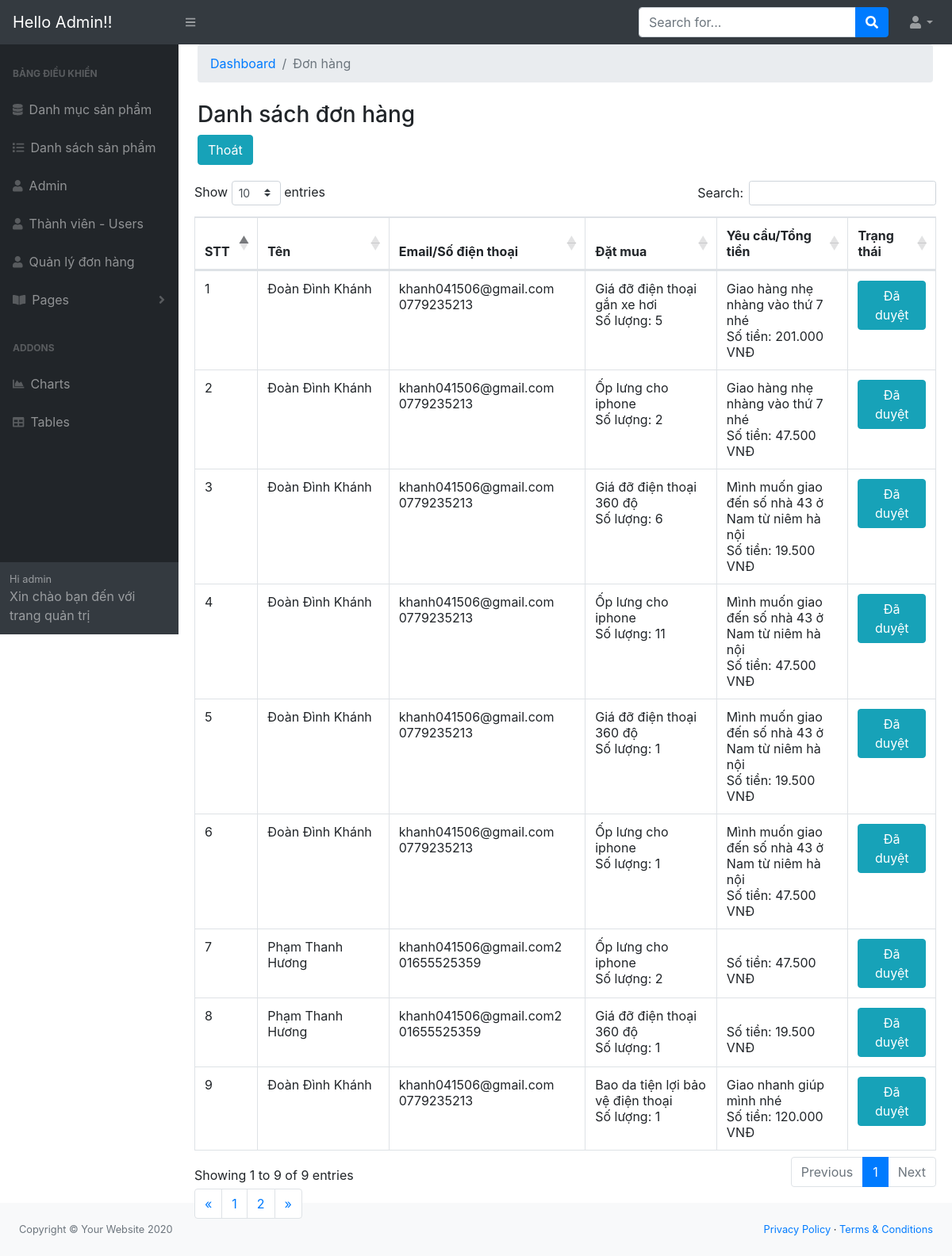
Screenshot of /admin/modules/hoadon/index.php with the database file from the repository.
### tables this page shows
CREATE TABLE `hoadon` (
  `id` int(11) NOT NULL,
  `amount` int(15) DEFAULT NULL,
  `users_id` int(10) DEFAULT NULL,
  `status` tinyint(4) DEFAULT 0,
  `user_name` varchar(100) DEFAULT NULL,
  `user_address` varchar(100) DEFAULT NULL,
  `note` varchar(200) DEFAULT NULL,
  `created_at` timestamp NULL DEFAULT current_timestamp(),
  `update_at` timestamp NULL DEFAULT current_timestamp() ON UPDATE current_timestamp()
);

CREATE TABLE `user` (
  `id` int(11) NOT NULL COMMENT 'tu tang\r\n',
  `name` varchar(100) DEFAULT NULL,
  `email` varchar(100) DEFAULT NULL,
  `phone` varchar(100) DEFAULT NULL,
  `address` varchar(200) DEFAULT NULL,
  `password` varchar(50) DEFAULT NULL,
  `anh` varchar(100) NOT NULL,
  `status` tinyint(4) DEFAULT 1,
  `token` varchar(50) DEFAULT NULL COMMENT 'xem xet viec khoa tk',
  `create_at_user` timestamp NULL DEFAULT NULL,
  `update_at_user` timestamp NULL DEFAULT NULL ON UPDATE current_timestamp()
);

CREATE TABLE `product` (
  `id` int(11) NOT NULL,
  `name` varchar(100) DEFAULT NULL,
  `slug` varchar(100) DEFAULT NULL,
  `price` int(11) DEFAULT NULL,
  `number` int(11) DEFAULT 0,
  `sale` int(11) DEFAULT 0,
  `thunbar` varchar(100) DEFAULT NULL,
  `category_id` int(11) DEFAULT NULL,
  `mota` text DEFAULT NULL,
  `like_pro` int(11) DEFAULT 0,
  `view` int(11) DEFAULT 0,
  `hot` int(11) DEFAULT 0,
  `pay` int(5) DEFAULT 0,
  `created_pro` timestamp NOT NULL DEFAULT current_timestamp() ON UPDATE current_timestamp(),
  `update_pro` timestamp NOT NULL DEFAULT current_timestamp() ON UPDATE current_timestamp()
);

CREATE TABLE `orders` (
  `id` int(11) NOT NULL,
  `hoadon_id` int(11) DEFAULT NULL,
  `product_id` int(11) DEFAULT NULL,
  `qty` tinyint(4) DEFAULT NULL,
  `price` int(11) DEFAULT NULL,
  `created_at` timestamp NULL DEFAULT current_timestamp(),
  `update_at` timestamp NULL DEFAULT current_timestamp()
);

### libraries/Database.php (called while the page is built, shortened)
<?php
    class Database
    {
        public $link;
        public function __construct()
        {
            $this->link = mysqli_connect("localhost","root","","btl") or die ();
            mysqli_set_charset($this->link,"utf8");
        }
        public function countTable($table)
        {
            $sql = "SELECT id FROM  {$table}";
            $result = mysqli_query($this->link, $sql) or die("Lỗi Truy Vấn countTable----" .mysqli_error($this->link));
            $num = mysqli_num_rows($result);
            return $num;
        }
         public  function fetchJone($table,$sql ,$page = 0,$row ,$pagi = false )
        {
            $data = [];
            $result = mysqli_query($this->link,$sql);
            if ($pagi == true )
            {
                $total = $this->countTable($table);
                $sotrang = ceil($total / $row);
                $start = ($page - 1 ) * $row ;
                $sql .= " LIMIT $start,$row";
                $data = [ "page" => $sotrang];
                $result = mysqli_query($this->link,$sql) or die("Lỗi truy vấn fetchJone ---- " .mysqli_error($this->link));
            }
            else
            {
                $result = mysqli_query($this->link,$sql) or die("Lỗi truy vấn fetchJone ---- " .mysqli_error($this->link));
            }
            if( $result)
            {
                while ($num = mysqli_fetch_assoc($result))
                {
                    $data[] = $num;
                }
            }
            return $data;
        }
    }
?>

### admin/autoload/autoload.php (called while the page is built, shortened)
<?php
    require_once __DIR__. "/../../libraries/Database.php";
    require_once __DIR__. "/../../libraries/Function.php";
    $db = new Database;
?>

### libraries/Function.php (called while the page is built, shortened)
<?php
if ( ! function_exists('formatPrice'))
{
    function formatPrice($number , $sale = 0)
    {
        $price = $sale != 0 ? $price = $number*(100 - $sale)/100  : $number;
        return number_format($price, 0,',','.') ;
    }
}
?>

### admin/modules/hoadon/index.php (the view, shortened to what this page needs)
<?php
    require_once __DIR__. "/../../autoload/autoload.php";
    if(isset($_GET['page']))
    {
        $p= $_GET['page'];
    }
    else
    {
        $p=1;
    }
    $sql= "SELECT hoadon.*, user.name as nameuser, user.phone as phone,user.email as email, orders.product_id as productid, orders.price as gia, product.name as nameproduct, orders.qty as soluongmua
    FROM hoadon LEFT JOIN user ON user.id=hoadon.users_id JOIN orders on orders.hoadon_id=hoadon.id JOIN product on product.id=orders.product_id ORDER BY ID DESC   ";
    $hoadon=$db->fetchJone('hoadon',$sql,$p,9,true);
    if(isset($hoadon['page']))
    {
        $sotrang = $hoadon['page'];
        unset($hoadon['page']);
    }
?>
<?php require_once __DIR__. "/../../layouts/header.php";?>
            <div id="layoutSidenav_content">
                <main>
                    <div class="container-fluid">
                        <ol class="breadcrumb mb-4">
                            <li class="breadcrumb-item active"><a href="/website_phukien/admin/index.php">Dashboard</a></li>
                            <li class="breadcrumb-item active">Đơn hàng</li>
                        </ol>
                        <h3>Danh sách đơn hàng</h3>
                       <a href="/website_phukien/admin/index.php" class="btn btn-info">Thoát</a>
                        </div>
                        <div class="card-body">
                            <div class="table-responsive">
                                    <table class="table table-bordered" id="dataTable" style="width:100%;height:300px"" cellspacing="0">
                                        <thead>
                                            <tr>
                                                <th>STT</th>
                                                <th>Tên </th>
                                                <th>Email/Số điện thoại</th>
                                                <th>Đặt mua</th>
                                                <th>Yêu cầu/Tổng tiền</th>
                                                <th>Trạng thái</th>
                                            </tr>
                                        </thead>
                                        <tbody>
                                            <?php
                                            $stt=1;
                                            foreach($hoadon as $item): ?>
                                            <tr>
                                                <td style="width:5%;"><?php echo $stt ?></td>
                                                <td style="width:15%;"><?php echo $item['nameuser'] ?></td>
                                                <td style="width:10%;">
                                                        <?php echo $item['email'] ?>
                                                        <?php echo $item['phone'] ?>
                                                </td>
                                                <td style="width:15%;">
                                                    <?php echo $item['nameproduct']?>
                                                    <br>Số lượng:
                                                    <?php echo $item['soluongmua'] ;?>
                                                </td>
                                                <td style="width:15%;">
                                                    <?php echo $item['note']?>
                                                    <br>Số tiền:
                                                <?php echo formatPrice($item['gia'])?>
                                                VNĐ</td>
                                                <td style="width:10%;">
                                                <a href="status.php?id=<?php echo $item['id'] ?>"
                                                     class="btn btn-xs <?php echo $item['status']==1? 'btn-info': 'btn-danger' ?>" >
                                                   <?php echo $item['status']==0 ?'Chưa duyệt':'Đã duyệt' ?></a>
                                                </td>
                                            </tr>
                                            <?php $stt++;endforeach ?>
                                        </tbody>
                                    </table>
                                <div class="pull-right">
                                    <nav aria-label="Page navigation example" >
                                        <ul class="pagination">
                                            <li class="page-item">
                                                <a href="" aria-label="Previous" class="page-link">
                                                    <span aria-hidden="true">&laquo;</span>
                                                </a>
                                            </li>
                                            <?php for( $i=1 ; $i<=$sotrang ; $i++ ): ?>
                                             <?php
                                                if(isset($_GET['page']))
                                                {
                                                    $p=$_GET['page'];
                                                }
                                                else
                                                {
                                                    $p=1;
                                                } ?>
                                                <li class="<?php echo ($i == $p)? 'active' : '' ?>">
                                                <a href="?page=<?php echo $i ; ?>" class="page-link"><?php echo $i; echo "  ";  ?></a>
                                            <?php endfor; ?>
                                            </li>
                                            <li class="page-item">
                                            <a href="" aria-label="Next" class="page-link">
                                                    <span aria-hidden="true">&raquo;</span>
                                                </a>
                                            </li>
                                        </ul>
                                    </nav>
                                    </div>
                                </div>
                            </div>
                        </div>
                    </div>
<?php require_once __DIR__. "/../../layouts/footer.php";?>

### rows the page displays
hoadon: user.name "Đoàn Đình Khánh", user.email "khanh041506@gmail.com", user.phone "0779235213", product.name "Giá đỡ điện thoại gắn xe hơi", orders.qty "5", note "Giao hàng nhẹ nhàng vào thứ 7 nhé", orders.price "201.000", status "Đã duyệt", product.name "Ốp lưng cho iphone", orders.qty "2", orders.price "47.500"
hoadon: user.name "Đoàn Đình Khánh", user.email "khanh041506@gmail.com", user.phone "0779235213", product.name "Giá đỡ điện thoại 360 độ", orders.qty "6", note "Mình muốn giao đến số nhà 43 ở Nam từ niêm hà nội", orders.price "19.500", status "Đã duyệt", product.name "Ốp lưng cho iphone", orders.qty "11", orders.price "47.500"
hoadon: user.name "Đoàn Đình Khánh", user.email "khanh041506@gmail.com", user.phone "0779235213", product.name "Giá đỡ điện thoại 360 độ", orders.qty "1", note "Mình muốn giao đến số nhà 43 ở Nam từ niêm hà nội", orders.price "19.500", status "Đã duyệt", product.name "Ốp lưng cho iphone", orders.price "47.500"
hoadon: user.name "Phạm Thanh Hương", user.email "khanh041506@gmail.com2", user.phone "01655525359", product.name "Ốp lưng cho iphone", orders.qty "2", orders.price "47.500", status "Đã duyệt", product.name "Giá đỡ điện thoại 360 độ", orders.qty "1", orders.price "19.500"
hoadon: user.name "Đoàn Đình Khánh", user.email "khanh041506@gmail.com", user.phone "0779235213", product.name "Bao da tiện lợi bảo vệ điện thoại", orders.qty "1", note "Giao nhanh giúp mình nhé", orders.price "120.000", status "Đã duyệt"
